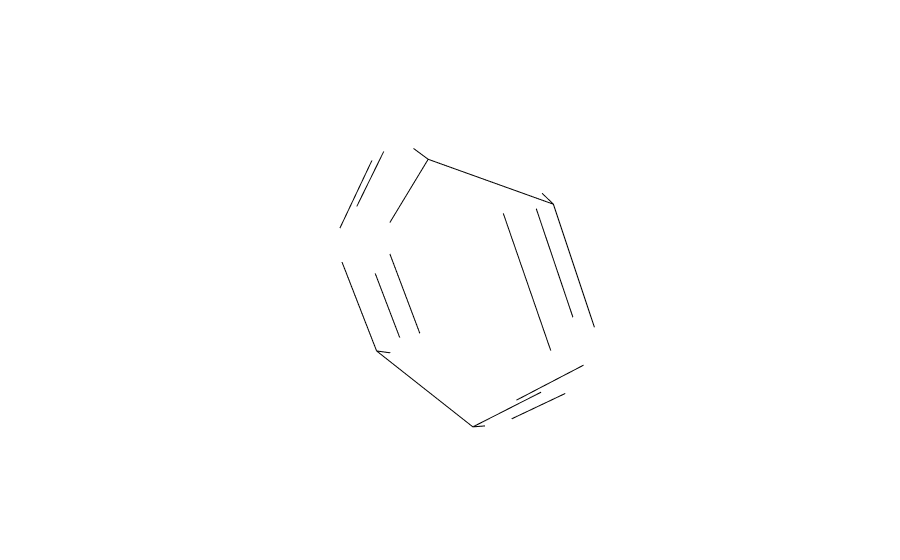

Write notebook code for a chart like this one.
### Code cell
struc = el_bs.structure
bz_lattice=struc.lattice.reciprocal_lattice
bz = bz_lattice.get_wigner_seitz_cell()
fig = go.Figure()
for iface in range(len(bz)):  # pylint: disable=C0200
        for line in itertools.combinations(bz[iface], 2):
            for jface in range(len(bz)):
                if (iface < jface
                    and any(np.all(line[0] == x) for x in bz[jface])
                    and any(np.all(line[1] == x) for x in bz[jface])):
                    fig.add_trace(go_line(line[0], line[1]))
fig.update_layout(
    scene = dict(
        xaxis = dict(visible=False, range=[-1.15,1.15],),
        yaxis = dict(visible=False, range=[-1.15,1.15],),
        zaxis = dict(visible=False, range=[-1.15,1.15],),
    )
)
fig.show()

### Figure 1 — Plotly figure (JSON) as saved in the notebook; plotly's stock layout.template omitted (floating-point values rounded to 4 significant figures)
{"data": [{"line": {"color": "black"}, "mode": "lines", "showlegend": false, "text": "", "type": "scatter3d", "x": [2.424e-18, 0.3707], "y": [-0.7348, -0.6345], "z": [-1.171, -1.171]}, {"line": {"color": "black"}, "mode": "lines", "showlegend": false, "text": "", "type": "scatter3d", "x": [2.424e-18, -0.3707], "y": [-0.7348, -0.6345], "z": [-1.171, -1.171]}, {"line": {"color": "black"}, "mode": "lines", "showlegend": false, "text": "", "type": "scatter3d", "x": [0.3707, 0.3707], "y": [-0.6345, 0.6345], "z": [-1.171, -1.171]}, {"line": {"color": "black"}, "mode": "lines", "showlegend": false, "text": "", "type": "scatter3d", "x": [0.3707, 2.424e-18], "y": [0.6345, 0.7348], "z": [-1.171, -1.171]}, {"line": {"color": "black"}, "mode": "lines", "showlegend": false, "text": "", "type": "scatter3d", "x": [2.424e-18, -0.3707], "y": [0.7348, 0.6345], "z": [-1.171, -1.171]}, {"line": {"color": "black"}, "mode": "lines", "showlegend": false, "text": "", "type": "scatter3d", "x": [-0.3707, -0.3707], "y": [0.6345, -0.6345], "z": [-1.171, -1.171]}, {"line": {"color": "black"}, "mode": "lines", "showlegend": false, "text": "", "type": "scatter3d", "x": [-0.1718, 2.424e-18], "y": [1.369, 0.7348], "z": [-0.08584, -1.171]}, {"line": {"color": "black"}, "mode": "lines", "showlegend": false, "text": "", "type": "scatter3d", "x": [-0.1718, -0.5425], "y": [1.369, 1.269], "z": [-0.08584, -0.08584]}, {"line": {"color": "black"}, "mode": "lines", "showlegend": false, "text": "", "type": "scatter3d", "x": [-0.3707, -0.5425], "y": [0.6345, 1.269], "z": [-1.171, -0.08584]}, {"line": {"color": "black"}, "mode": "lines", "showlegend": false, "text": "", "type": "scatter3d", "x": [-0.1718, 0.1718], "y": [-1.369, -1.369], "z": [-0.08584, 0.08584]}, {"line": {"color": "black"}, "mode": "lines", "showlegend": false, "text": "", "type": "scatter3d", "x": [-0.1718, 2.424e-18], "y": [-1.369, -0.7348], "z": [-0.08584, -1.171]}, {"line": {"color": "black"}, "mode": "lines", "showlegend": false, "text": "", "type": "scatter3d", "x": [0.1718, 0.5425], "y": [-1.369, -1.269], "z": [0.08584, 0.08584]}, {"line": {"color": "black"}, "mode": "lines", "showlegend": false, "text": "", "type": "scatter3d", "x": [0.5425, 0.7142], "y": [-1.269, -0.6345], "z": [0.08584, -0.9996]}, {"line": {"color": "black"}, "mode": "lines", "showlegend": false, "text": "", "type": "scatter3d", "x": [0.7142, 0.3707], "y": [-0.6345, -0.6345], "z": [-0.9996, -1.171]}, {"line": {"color": "black"}, "mode": "lines", "showlegend": false, "text": "", "type": "scatter3d", "x": [-0.1718, -0.5425], "y": [-1.369, -1.269], "z": [-0.08584, -0.08584]}, {"line": {"color": "black"}, "mode": "lines", "showlegend": false, "text": "", "type": "scatter3d", "x": [-0.3707, -0.5425], "y": [-0.6345, -1.269], "z": [-1.171, -0.08584]}, {"line": {"color": "black"}, "mode": "lines", "showlegend": false, "text": "", "type": "scatter3d", "x": [-0.5425, -0.7142], "y": [-1.269, -0.6345], "z": [-0.08584, 0.9996]}, {"line": {"color": "black"}, "mode": "lines", "showlegend": false, "text": "", "type": "scatter3d", "x": [-0.7142, -0.7142], "y": [-0.6345, 0.6345], "z": [0.9996, 0.9996]}, {"line": {"color": "black"}, "mode": "lines", "showlegend": false, "text": "", "type": "scatter3d", "x": [-0.7142, -0.5425], "y": [0.6345, 1.269], "z": [0.9996, -0.08584]}, {"line": {"color": "black"}, "mode": "lines", "showlegend": false, "text": "", "type": "scatter3d", "x": [-0.1718, 0.1718], "y": [1.369, 1.369], "z": [-0.08584, 0.08584]}, {"line": {"color": "black"}, "mode": "lines", "showlegend": false, "text": "", "type": "scatter3d", "x": [0.1718, 0.5425], "y": [1.369, 1.269], "z": [0.08584, 0.08584]}, {"line": {"color": "black"}, "mode": "lines", "showlegend": false, "text": "", "type": "scatter3d", "x": [0.5425, 0.7142], "y": [1.269, 0.6345], "z": [0.08584, -0.9996]}, {"line": {"color": "black"}, "mode": "lines", "showlegend": false, "text": "", "type": "scatter3d", "x": [0.7142, 0.3707], "y": [0.6345, 0.6345], "z": [-0.9996, -1.171]}, {"line": {"color": "black"}, "mode": "lines", "showlegend": false, "text": "", "type": "scatter3d", "x": [0.7142, 0.7142], "y": [-0.6345, 0.6345], "z": [-0.9996, -0.9996]}, {"line": {"color": "black"}, "mode": "lines", "showlegend": false, "text": "", "type": "scatter3d", "x": [-0.3707, 2.195e-16], "y": [0.6345, 0.7348], "z": [1.171, 1.171]}, {"line": {"color": "black"}, "mode": "lines", "showlegend": false, "text": "", "type": "scatter3d", "x": [-0.3707, -0.3707], "y": [0.6345, -0.6345], "z": [1.171, 1.171]}, {"line": {"color": "black"}, "mode": "lines", "showlegend": false, "text": "", "type": "scatter3d", "x": [2.195e-16, 0.3707], "y": [0.7348, 0.6345], "z": [1.171, 1.171]}, {"line": {"color": "black"}, "mode": "lines", "showlegend": false, "text": "", "type": "scatter3d", "x": [0.3707, 0.3707], "y": [0.6345, -0.6345], "z": [1.171, 1.171]}, {"line": {"color": "black"}, "mode": "lines", "showlegend": false, "text": "", "type": "scatter3d", "x": [0.3707, 3.285e-16], "y": [-0.6345, -0.7348], "z": [1.171, 1.171]}, {"line": {"color": "black"}, "mode": "lines", "showlegend": false, "text": "", "type": "scatter3d", "x": [3.285e-16, -0.3707], "y": [-0.7348, -0.6345], "z": [1.171, 1.171]}, {"line": {"color": "black"}, "mode": "lines", "showlegend": false, "text": "", "type": "scatter3d", "x": [-0.7142, -0.3707], "y": [0.6345, 0.6345], "z": [0.9996, 1.171]}, {"line": {"color": "black"}, "mode": "lines", "showlegend": false, "text": "", "type": "scatter3d", "x": [-0.7142, -0.3707], "y": [-0.6345, -0.6345], "z": [0.9996, 1.171]}, {"line": {"color": "black"}, "mode": "lines", "showlegend": false, "text": "", "type": "scatter3d", "x": [0.1718, 2.195e-16], "y": [1.369, 0.7348], "z": [0.08584, 1.171]}, {"line": {"color": "black"}, "mode": "lines", "showlegend": false, "text": "", "type": "scatter3d", "x": [0.5425, 0.3707], "y": [1.269, 0.6345], "z": [0.08584, 1.171]}, {"line": {"color": "black"}, "mode": "lines", "showlegend": false, "text": "", "type": "scatter3d", "x": [0.1718, 3.285e-16], "y": [-1.369, -0.7348], "z": [0.08584, 1.171]}, {"line": {"color": "black"}, "mode": "lines", "showlegend": false, "text": "", "type": "scatter3d", "x": [0.5425, 0.3707], "y": [-1.269, -0.6345], "z": [0.08584, 1.171]}], "layout": {"scene": {"xaxis": {"range": [-1.15, 1.15], "visible": false}, "yaxis": {"range": [-1.15, 1.15], "visible": false}, "zaxis": {"range": [-1.15, 1.15], "visible": false}}}}
